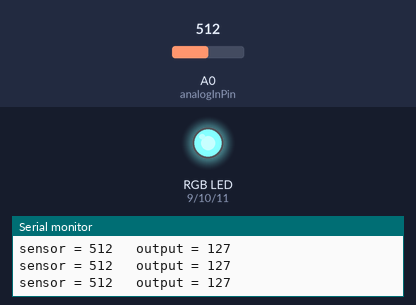
Recording of a sketch running on a simulated Arduino Uno, built with avr-gcc and run on an emulated ATmega328P. Shown: an RGB LED mixed from three pins (HIGH = lit), the last lines printed to the serial monitor. The inputs (shaded band) are chosen by the test bench; at power-on: A0 (analogInPin) = 512.

Above: at 1.2 s.
1.3 s: A0 (analogInPin) set to 415
At 2.1 s:
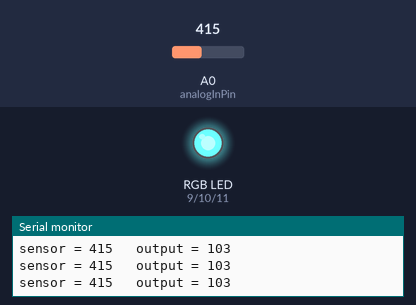
2.8 s: A0 (analogInPin) set to 388
At 3.4 s:
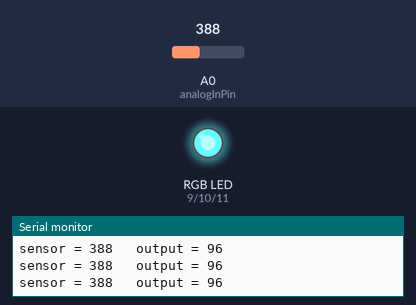
5.8 s: A0 (analogInPin) set to 900
At 7.0 s:
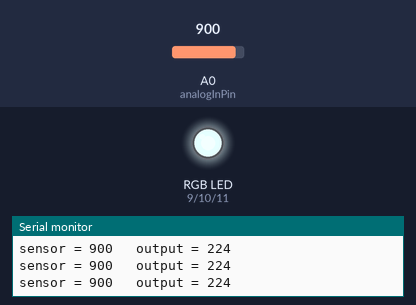
7.3 s: A0 (analogInPin) set to 992
At 8.3 s:
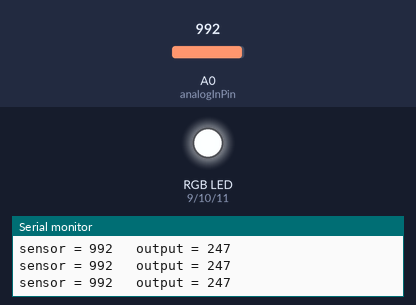
10.3 s: A0 (analogInPin) set to 1000
At 10.9 s:
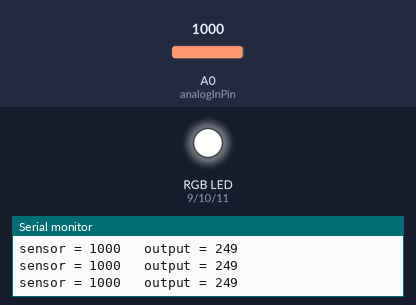
11.8 s: A0 (analogInPin) set to 0
At 12.3 s:
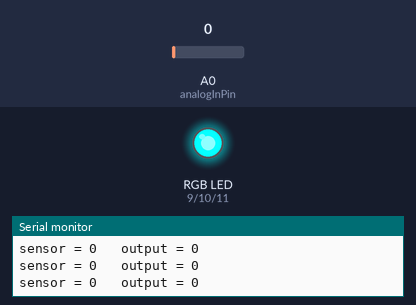
Timing chart, 0 to 14.3 s (numbered marks = the images above; inputs shaded):
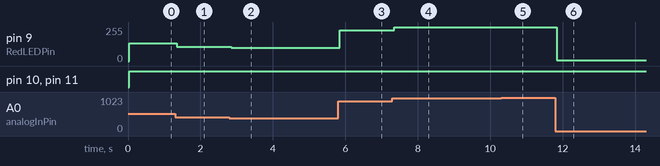

The sketch:

5_AnalogInOUT_POT_LED.ino
```cpp
/*Yury Ereshchenko 114012010
This codes controls the RGB light
It cycles the colors of RedLEDPin, GreenLEDPin, BlueLEDPin, yellow, pink, turquoise and white


09/24/2025

*/


//Setup Arduino pins
const int RedLEDPin = 9;
const int GreenLEDPin = 10;
const int BlueLEDPin = 11;
const int analogInPin = A0;  // Analog input pin that the potentiometer is attached to

int sensorValue = 0;  // value read from the pot
const int pushButton = 2;
int pushButtonState = 0;
int ledCounter = 1;

bool buttonPressed = false;

String currentColor = "OFF";

bool ledState = LOW;
unsigned long previousMillis = 0;
const long interval = 1000;

bool directionColor = true;

int led = 9;         // the PWM pin the LED is attached to
int brightness = 0;  // how bright the LED is
int fadeAmount = 5;  // how many points to fade the LED by

// the setup function runs once when you press reset or power the board
void setup() {

  Serial.begin(9600);

  pinMode(RedLEDPin, OUTPUT);
  pinMode(GreenLEDPin, OUTPUT);
  pinMode(BlueLEDPin, OUTPUT);

  pinMode(pushButton, INPUT);
}


// the loop function runs over and over again forever
void loop() {


  // read the analog in value:
  sensorValue = analogRead(analogInPin);
  // map it to the range of the analog out:
  brightness = map(sensorValue, 0, 1023, 0, 255);
  // change the analog out value:

  // print the results to the Serial Monitor:
  Serial.print("sensor = ");
  Serial.print(sensorValue);
  Serial.print("\t output = ");
  Serial.println(brightness);

  // wait 2 milliseconds before the next loop for the analog-to-digital
  // converter to settle after the last reading:
  delay(2);

  // change the brightness for next time through the loop:
  brightness = brightness + fadeAmount;

  // reverse the direction of the fading at the ends of the fade:
  if (brightness <= 0 || brightness >= 255) {
    fadeAmount = -fadeAmount;
    if (brightness >= 255){
      ledCounter++;
    if (ledCounter > 4){
      ledCounter = 1;
    }
    }
  // wait for 30 milliseconds to see the dimming effect

  }
  delay(30);


  //RED
  if (ledCounter == 1) {
      TurnColor(RedLEDPin, brightness);
      TurnColor(GreenLEDPin, 255);
      TurnColor(BlueLEDPin, 255);
    currentColor = "RED";


  }

  //GREEN
  else if (ledCounter == 2) {
      TurnColor(RedLEDPin, 255);
      TurnColor(GreenLEDPin, brightness);
      TurnColor(BlueLEDPin, 255);
    currentColor = "GREEN";
  }

  //BLUE
  else if (ledCounter == 3) {

      TurnColor(RedLEDPin, 255);
      TurnColor(GreenLEDPin,255);
      TurnColor(BlueLEDPin, brightness);
    currentColor = "BLUE";
  }

  //WHITE
  else if (ledCounter == 4) {

      TurnColor(RedLEDPin, brightness);
      TurnColor(GreenLEDPin, brightness);
      TurnColor(BlueLEDPin, brightness);

    currentColor = "WHITE";

}
}

void TurnColor(int color, int brightness) {
  analogWrite(color, brightness);
}
```

Measured:
- after the input at 1.3 s, pin 9 (RedLEDPin): 132/255 → 108/255 at once
- after the input at 2.8 s, pin 9 (RedLEDPin): 108/255 → 101/255 at once
- after the input at 5.8 s, pin 9 (RedLEDPin): 101/255 → 229/255 after 0.05 s
- after the input at 7.3 s, pin 9 (RedLEDPin): 229/255 → 252/255 after 0.05 s
- after the input at 10.3 s, pin 9 (RedLEDPin): 252/255 → 254/255 after 0.06 s
- after the input at 11.8 s, pin 9 (RedLEDPin): 254/255 → 5/255 at once
